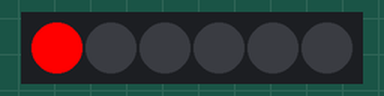
A sketch run on a simulated Arduino Uno, built with avr-gcc and run on an emulated ATmega328P. Shown: 6 RGB LEDs in strip order, left to right.

Above: at 0.01 s.
At 5.0 s:
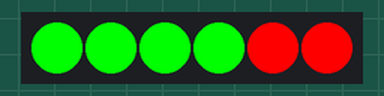
At 9.84 s:
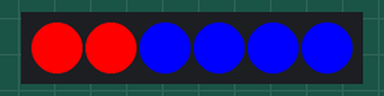
At 19.97 s:
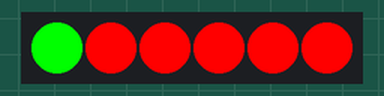
At 30.1 s:
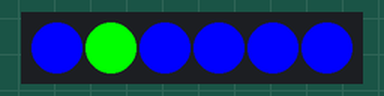
At 39.93 s:
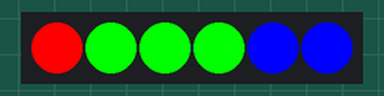
Timing chart, 0 to 40.0 s (numbered marks = the images above):
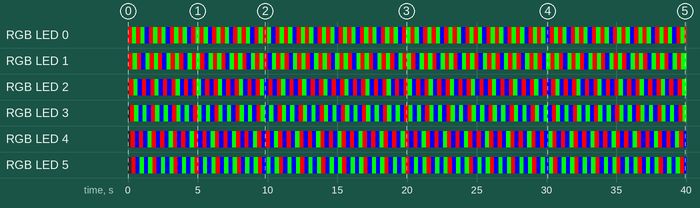

The sketch:

autoPattern_v2.ino
```cpp
#include <Adafruit_NeoPixel.h>
#include "signPattern.h"

#define LED_PIN 6
#define LED_COUNT 6

#define use_color 2
#define pattern_loop 5
#define PATTERN_DELAY 50
Adafruit_NeoPixel strip(LED_COUNT, LED_PIN, NEO_GRB + NEO_KHZ800);
int lightPower = 255;
const uint32_t colors[] = {strip.Color(lightPower, 0, 0), strip.Color(0, lightPower, 0), strip.Color(0, 0, lightPower)};

const uint8_t lightPattern[LIGHT_PATTERN_LENGTH][LIGHT_PATTERN_TIME_LENGTH] = LIGHT_PATTERN;

// 'coun
void setup()
{
    strip.begin();
    strip.show(); // 全LED消灯

    Serial.begin(115200);
}

void setPixelAll(uint32_t color)
{
    for (int i = 0; i < strip.numPixels(); i++)
    {
        strip.setPixelColor(i, color);
    }
    strip.show();
}

int count = 0;
void loop()
{
    int t = 0;
    while (1)
    {

        for (size_t i = 0; i < LED_COUNT; i += 1)
        {
            strip.setPixelColor(i, colors[lightPattern[i][t % LIGHT_PATTERN_TIME_LENGTH]]);
            strip.show();
            delay(PATTERN_DELAY);
            // strip.setPixelColor(i, (count % 30) == i ? colors[1] : colors[0]);
        }

        t++;
    }
}
```

signPattern.h
```cpp
//自動生成なのでここに書かないで

#define LIGHT_PATTERN_LENGTH 6
#define LIGHT_PATTERN_TIME_LENGTH 5
#define LIGHT_PATTERN {{0, 1, 0, 1, 2}, {0, 1, 0, 2, 1}, {0, 1, 2, 0, 2}, {0, 1, 2, 1, 2}, {0, 2, 0, 2, 1}, {0, 2, 1, 2, 1}}
```

Measured:
- by itself, RGB LED 2: repeats every 1.5 s: RGB(0, 255, 0) 0.30 s, 2 × (RGB(0, 0, 255) 0.30 s, RGB(255, 0, 0) 0.30 s)
- by itself, RGB LED 3: repeats every 1.5 s: 2 × (RGB(0, 255, 0) 0.30 s, RGB(0, 0, 255) 0.30 s), RGB(255, 0, 0) 0.30 s
- by itself, RGB LED 5: repeats every 1.5 s: 2 × (RGB(0, 0, 255) 0.30 s, RGB(0, 255, 0) 0.30 s), RGB(255, 0, 0) 0.30 s
- by itself, RGB LED 0: repeats every 1.5 s: RGB(0, 255, 0) 0.30 s, RGB(255, 0, 0) 0.30 s, RGB(0, 255, 0) 0.30 s, RGB(0, 0, 255) 0.30 s, RGB(255, 0, 0) 0.30 s
- by itself, RGB LED 1: repeats every 1.5 s: RGB(0, 255, 0) 0.30 s, RGB(255, 0, 0) 0.30 s, RGB(0, 0, 255) 0.30 s, RGB(0, 255, 0) 0.30 s, RGB(255, 0, 0) 0.30 s
